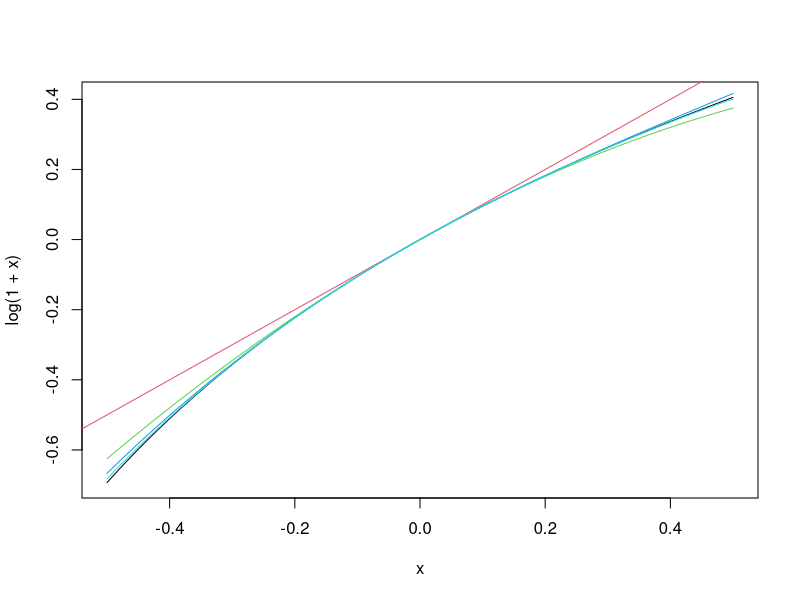

Recreate this plot in R.
x <- seq(from=-0.5,to=0.5,by=0.001)
plot(x,log(1+x),type="l")
abline(0,1,col=2)
lines(x,x-(1/2)*x^2,col=3)
lines(x,x-(1/2)*x^2+(1/3)*x^3,col=4)
lines(x,x-(1/2)*x^2+(1/3)*x^3-(1/4)*x^4,col=5)
